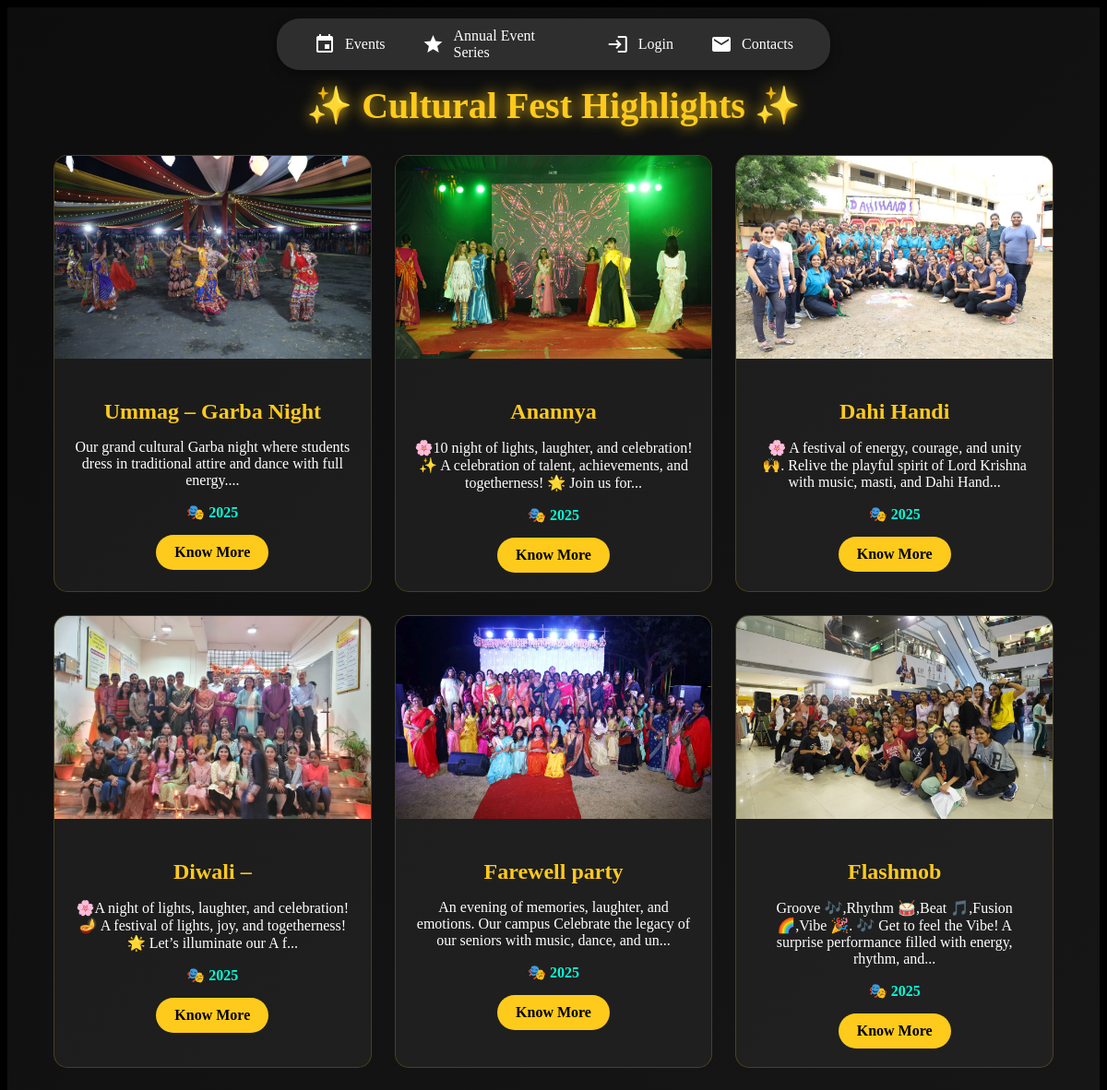
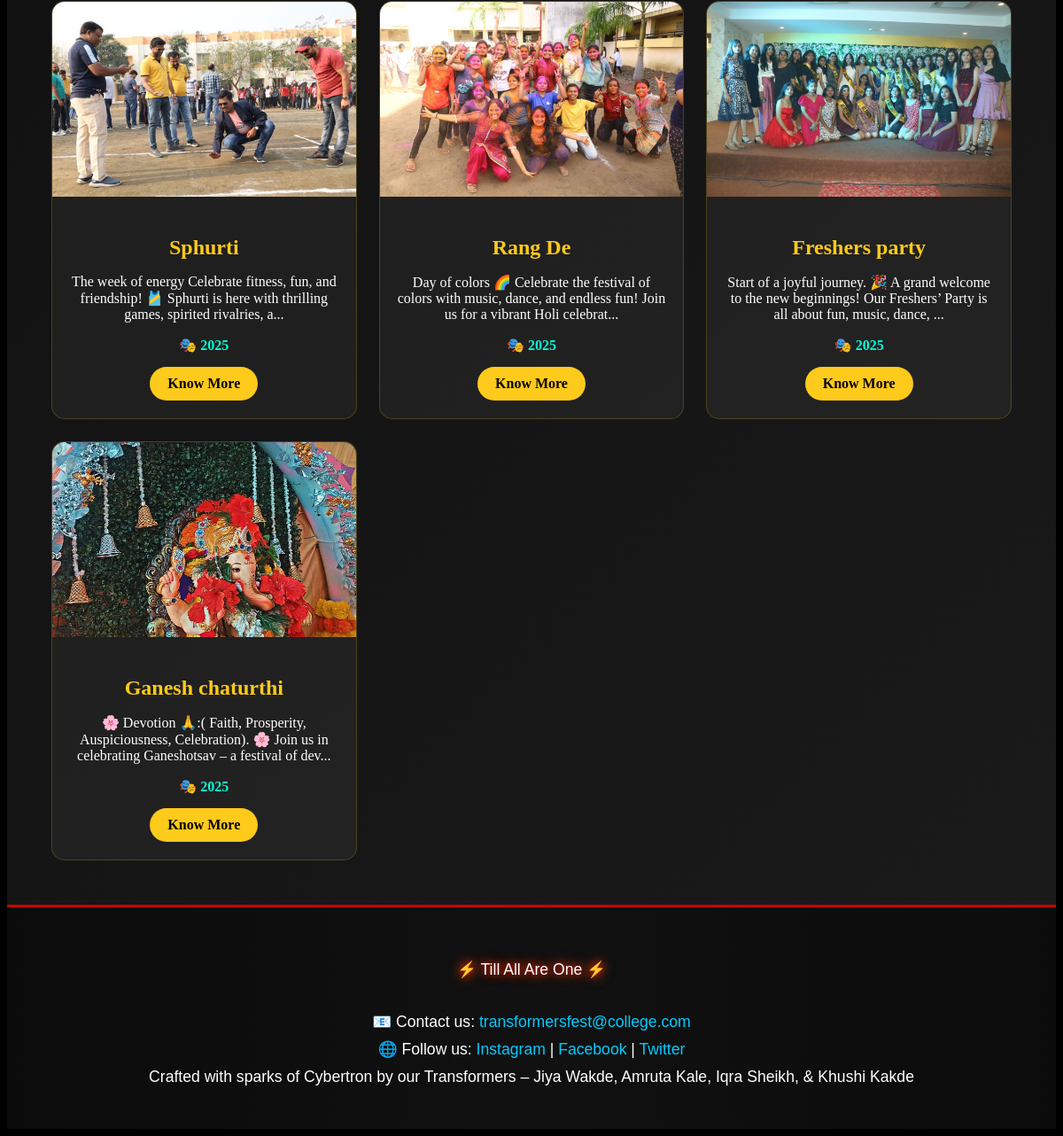
The page /highlights on the database its author committed (2 pictures, top to bottom).
### main.py (models this page shows)
class CulturalHighlight(db.Model):
    id = db.Column(db.Integer, primary_key=True)
    title = db.Column(db.String(200), nullable=False)
    description = db.Column(db.Text, nullable=False)
    image = db.Column(db.String(200), nullable=True)  # store image filename
    year = db.Column(db.String(10), nullable=False)
    link = db.Column(db.String(300), nullable=True)

### main.py (the view)
@app.route("/highlights")
def highlights():
    highlights = CulturalHighlight.query.all()
    return render_template("highlights.html", highlights=highlights)

### templates/highlights.html (shortened to what this page needs)
<!DOCTYPE html>
<html lang="en">
<head>
</head>
<body>
<header class="floating-header">
  <a href='{{ url_for("home") }}'><span class="material-icons">event</span> Events</a>
  <a href='{{ url_for("highlights") }}'><span class="material-icons">star</span> Annual Event Series</a>
  <a href='{{ url_for("login") }}'><span class="material-icons">login</span> Login</a>
  <a href="#contacts"><span class="material-icons">mail</span> Contacts</a>
</header>
<section class="highlights-section">
  <h1 class="title">✨ Cultural Fest Highlights ✨</h1>
  <div class="highlight-grid">
    {% for h in highlights %}
      <div class="highlight-card">
        <img src="{{ url_for('static', filename='assests/' ~ h.image) }}" alt="{{ h.title }}">
        <div class="highlight-content">
          <h2>{{ h.title }}</h2>
          <p>{{ h.description[:120] }}...</p>
          <span class="year">🎭 {{ h.year }}</span>
          {% if h.link %}
            <a href="{{ h.link }}" class="btn-glow">Know More</a>
          {% endif %}
        </div>
      </div>
    {% endfor %}
  </div>
</section>
<section class="footer-section" id="contacts">
  <footer>
    <p class="footer-tagline">⚡ Till All Are One ⚡</p><br>
    <div class="footer-contacts">
      <p>📧 Contact us: <a href="mailto:transformersfest@college.com">transformersfest@college.com</a></p>
      <p>🌐 Follow us:
        <a href="#">Instagram</a> |
        <a href="#">Facebook</a> |
        <a href="#">Twitter</a>
      </p>
    </div>
        <p>
      Crafted with sparks of Cybertron by our
      <span class="autobot">Transformers</span> –
      <span class="creator autobot">Jiya Wakde</span>,
      <span class="creator decepticon">Amruta Kale</span>,
      <span class="creator autobot">Iqra Sheikh</span>,
      & <span class="creator decepticon">Khushi Kakde</span>
    </p>
  </footer>
</section>
</body>
</html>

### templates/highlights.html (style rules this page uses)
body { background: black; }
.highlights-section { padding: 50px; text-align: center; background: linear-gradient(135deg, #0d0d0d, #1a1a1a); color: #fff; }
.title { font-size: 2.5rem; margin-bottom: 30px; color: #feca1b; text-shadow: 0 0 15px #feca1b; }
.highlight-grid { display: grid; grid-template-columns: repeat(auto-fit, minmax(300px, 1fr)); gap: 25px; }
.highlight-card { background: rgba(255, 255, 255, 0.05); border: 1px solid #feca1b33; border-radius: 15px; overflow: hidden; transition: transform 0.3s ease, box-shadow 0.3s ease; }
.highlight-card img { width: 100%; height: 220px; object-fit: cover; }
.highlight-content { padding: 20px; }
.highlight-content h2 { color: #feca1b; font-size: 1.5rem; margin-bottom: 10px; }
.highlight-content .year { display: block; margin-top: 10px; font-weight: bold; color: #05fdd8; }
.btn-glow { display: inline-block; margin-top: 15px; padding: 10px 20px; color: #000; background: #feca1b; border-radius: 25px; font-weight: bold; text-decoration: none; transition: all 0.3s ease; }
header.floating-header { position: fixed; top: 20px; left: 50%; transform: translateX(-50%); background: rgba(50,50,50,0.9); padding: 10px 40px; border-radius: 25px; display: flex; align-items: center; justify-content: center; gap: 40px; z-index: 20; box-shadow: 0 4px 12px rgba(0,0,0,0.4); color: white; }
header.floating-header a { color: white; text-decoration: none; display: flex; align-items: center; gap: 10px; transition: transform 0.2s, color 0.2s; font-size: 1rem; }
.footer-section { background: linear-gradient(90deg, #0b0b0b, #111, #0b0b0b); padding: 50px 20px; text-align: center; height: 150px; border-top: 3px solid #cc0000; }
.footer-tagline { font-family: 'Orbitron', sans-serif; font-size: 10rem; color: #FFD700; margin-bottom: 15px; text-shadow: 0 0 8px #ff0000, 0 0 15px #ff6600; }
.footer-section p { color: #fff; font-family: 'Orbitron', sans-serif; font-size: 1.1rem; margin: 10px 0; }
.footer-section a { color: #00ccff; text-decoration: none; transition: color 0.3s; }

### rows shown on the page
CulturalHighlight: image (picture), title "Ummag – Garba Night", description "Our grand cultural Garba night where students dress in traditional attire and dance with full energy.", year "2025"
CulturalHighlight: image (picture), title "Anannya", description "🌸10 night of lights, laughter, and celebration! ✨ A celebration of talent, achievements, and togetherness! 🌟 Join us for", year "2025"
CulturalHighlight: image (picture), title "Dahi Handi", description "🌸 A festival of energy, courage, and unity 🙌. Relive the playful spirit of Lord Krishna with music, masti, and Dahi Hand", year "2025"
CulturalHighlight: image (picture), title "Diwali –", description "🌸A night of lights, laughter, and celebration! 🪔 A festival of lights, joy, and togetherness! 🌟 Let’s illuminate our A f", year "2025"
CulturalHighlight: image (picture), title "Farewell party", description "An evening of memories, laughter, and emotions. Our campus Celebrate the legacy of our seniors with music, dance, and un", year "2025"
CulturalHighlight: image (picture), title "Flashmob", description "Groove 🎶,Rhythm 🥁,Beat 🎵,Fusion 🌈,Vibe 🎉. 🎶 Get to feel the Vibe! A surprise performance filled with energy, rhythm, and", year "2025"
CulturalHighlight: image (picture), title "Sphurti", description "The week of energy Celebrate fitness, fun, and friendship! 🎽 Sphurti is here with thrilling games, spirited rivalries, a", year "2025"
CulturalHighlight: image (picture), title "Rang De", description "Day of colors 🌈 Celebrate the festival of colors with music, dance, and endless fun! Join us for a vibrant Holi celebrat", year "2025"
CulturalHighlight: image (picture), title "Freshers party", description "Start of a joyful journey. 🎉 A grand welcome to the new beginnings! Our Freshers’ Party is all about fun, music, dance,", year "2025"
CulturalHighlight: image (picture), title "Ganesh chaturthi", description "🌸 Devotion 🙏:( Faith, Prosperity, Auspiciousness, Celebration). 🌸 Join us in celebrating Ganeshotsav – a festival of dev", year "2025"
